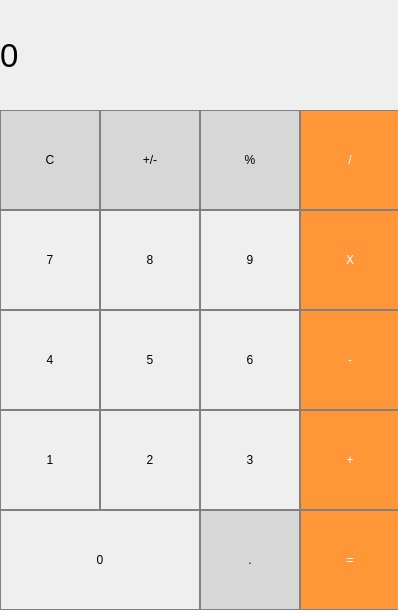
<?xml version="1.0" encoding="UTF-8"?>
<ui version="4.0">
 <class>MainWindow</class>
 <widget class="QMainWindow" name="MainWindow">
  <property name="geometry">
   <rect>
    <x>0</x>
    <y>0</y>
    <width>398</width>
    <height>610</height>
   </rect>
  </property>
  <property name="windowTitle">
   <string>Calc</string>
  </property>
  <widget class="QWidget" name="centralWidget">
   <widget class="QLabel" name="label">
    <property name="geometry">
     <rect>
      <x>0</x>
      <y>0</y>
      <width>401</width>
      <height>111</height>
     </rect>
    </property>
    <property name="font">
     <font>
      <pointsize>25</pointsize>
     </font>
    </property>
    <property name="styleSheet">
     <string notr="true">QLabel {
  qproperty-alignment: 'AlignVCenter | AlignRight';
  border: 1px solid gray;
}
background-color : white;</string>
    </property>
    <property name="text">
     <string>0</string>
    </property>
   </widget>
   <widget class="QPushButton" name="pushButton_clear">
    <property name="geometry">
     <rect>
      <x>0</x>
      <y>110</y>
      <width>100</width>
      <height>100</height>
     </rect>
    </property>
    <property name="styleSheet">
     <string notr="true">QPushButton {
  background-color: rgb(215, 215, 215);
  border: 1px solid gray;
}
QPushButton:pressed {
    background-color: qlineargradient(x1: 0, y1: 0, x2: 0, y2: 1,
                                      stop: 0 #BEBEBE, stop: 1 #D7D7D7);
}</string>
    </property>
    <property name="text">
     <string>C</string>
    </property>
   </widget>
   <widget class="QPushButton" name="pushButton_plusMinus">
    <property name="geometry">
     <rect>
      <x>100</x>
      <y>110</y>
      <width>100</width>
      <height>100</height>
     </rect>
    </property>
    <property name="styleSheet">
     <string notr="true">QPushButton {
  background-color: rgb(215, 215, 215);
  border: 1px solid gray;
}
QPushButton:pressed {
    background-color: qlineargradient(x1: 0, y1: 0, x2: 0, y2: 1,
                                      stop: 0 #BEBEBE, stop: 1 #D7D7D7);
}</string>
    </property>
    <property name="text">
     <string>+/-</string>
    </property>
   </widget>
   <widget class="QPushButton" name="pushButton_precent">
    <property name="geometry">
     <rect>
      <x>200</x>
      <y>110</y>
      <width>100</width>
      <height>100</height>
     </rect>
    </property>
    <property name="styleSheet">
     <string notr="true">QPushButton {
  background-color: rgb(215, 215, 215);
  border: 1px solid gray;
}
QPushButton:pressed {
    background-color: qlineargradient(x1: 0, y1: 0, x2: 0, y2: 1,
                                      stop: 0 #BEBEBE, stop: 1 #D7D7D7);
}
</string>
    </property>
    <property name="text">
     <string>%</string>
    </property>
   </widget>
   <widget class="QPushButton" name="pushButton_devide">
    <property name="geometry">
     <rect>
      <x>300</x>
      <y>110</y>
      <width>100</width>
      <height>100</height>
     </rect>
    </property>
    <property name="styleSheet">
     <string notr="true">QPushButton {
  background-color: rgb(255, 151, 57);
  color: white; 
  border: 1px solid gray;
}

QPushButton:pressed {
    background-color: qlineargradient(x1: 0, y1: 0, x2: 0, y2: 1,
                                      stop: 0 #FF7832, stop: 1 #FF9739);
}</string>
    </property>
    <property name="text">
     <string>/</string>
    </property>
   </widget>
   <widget class="QPushButton" name="pushButton_9">
    <property name="geometry">
     <rect>
      <x>200</x>
      <y>210</y>
      <width>100</width>
      <height>100</height>
     </rect>
    </property>
    <property name="styleSheet">
     <string notr="true">QPushButton {
   border: 1px solid gray;
}
QPushButton:pressed {
    background-color: qlineargradient(x1: 0, y1: 0, x2: 0, y2: 1,
                                      stop: 0 #dadbde, stop: 1 #f6f7fa);
}</string>
    </property>
    <property name="text">
     <string>9</string>
    </property>
   </widget>
   <widget class="QPushButton" name="pushButton_multiply">
    <property name="geometry">
     <rect>
      <x>300</x>
      <y>210</y>
      <width>100</width>
      <height>100</height>
     </rect>
    </property>
    <property name="styleSheet">
     <string notr="true">QPushButton {
  background-color: rgb(255, 151, 57);
  color: white; 
  border: 1px solid gray;
}

QPushButton:pressed {
    background-color: qlineargradient(x1: 0, y1: 0, x2: 0, y2: 1,
                                      stop: 0 #FF7832, stop: 1 #FF9739);
}
</string>
    </property>
    <property name="text">
     <string>X</string>
    </property>
   </widget>
   <widget class="QPushButton" name="pushButton_8">
    <property name="geometry">
     <rect>
      <x>100</x>
      <y>210</y>
      <width>100</width>
      <height>100</height>
     </rect>
    </property>
    <property name="styleSheet">
     <string notr="true">QPushButton {
   border: 1px solid gray;
}
QPushButton:pressed {
    background-color: qlineargradient(x1: 0, y1: 0, x2: 0, y2: 1,
                                      stop: 0 #dadbde, stop: 1 #f6f7fa);
}</string>
    </property>
    <property name="text">
     <string>8</string>
    </property>
   </widget>
   <widget class="QPushButton" name="pushButton_7">
    <property name="geometry">
     <rect>
      <x>0</x>
      <y>210</y>
      <width>100</width>
      <height>100</height>
     </rect>
    </property>
    <property name="styleSheet">
     <string notr="true">QPushButton {
   border: 1px solid gray;
}
QPushButton:pressed {
    background-color: qlineargradient(x1: 0, y1: 0, x2: 0, y2: 1,
                                      stop: 0 #dadbde, stop: 1 #f6f7fa);
}</string>
    </property>
    <property name="text">
     <string>7</string>
    </property>
   </widget>
   <widget class="QPushButton" name="pushButton_6">
    <property name="geometry">
     <rect>
      <x>200</x>
      <y>310</y>
      <width>100</width>
      <height>100</height>
     </rect>
    </property>
    <property name="styleSheet">
     <string notr="true">QPushButton {
   border: 1px solid gray;
}
QPushButton:pressed {
    background-color: qlineargradient(x1: 0, y1: 0, x2: 0, y2: 1,
                                      stop: 0 #dadbde, stop: 1 #f6f7fa);
}</string>
    </property>
    <property name="text">
     <string>6</string>
    </property>
   </widget>
   <widget class="QPushButton" name="pushButton_minus">
    <property name="geometry">
     <rect>
      <x>300</x>
      <y>310</y>
      <width>100</width>
      <height>100</height>
     </rect>
    </property>
    <property name="styleSheet">
     <string notr="true">QPushButton {
  background-color: rgb(255, 151, 57);
  color: white; 
  border: 1px solid gray;
}

QPushButton:pressed {
    background-color: qlineargradient(x1: 0, y1: 0, x2: 0, y2: 1,
                                      stop: 0 #FF7832, stop: 1 #FF9739);
}</string>
    </property>
    <property name="text">
     <string>-</string>
    </property>
   </widget>
   <widget class="QPushButton" name="pushButton_5">
    <property name="geometry">
     <rect>
      <x>100</x>
      <y>310</y>
      <width>100</width>
      <height>100</height>
     </rect>
    </property>
    <property name="styleSheet">
     <string notr="true">QPushButton {
   border: 1px solid gray;
}
QPushButton:pressed {
    background-color: qlineargradient(x1: 0, y1: 0, x2: 0, y2: 1,
                                      stop: 0 #dadbde, stop: 1 #f6f7fa);
}</string>
    </property>
    <property name="text">
     <string>5</string>
    </property>
   </widget>
   <widget class="QPushButton" name="pushButton_4">
    <property name="geometry">
     <rect>
      <x>0</x>
      <y>310</y>
      <width>100</width>
      <height>100</height>
     </rect>
    </property>
    <property name="styleSheet">
     <string notr="true">QPushButton {
   border: 1px solid gray;
}
QPushButton:pressed {
    background-color: qlineargradient(x1: 0, y1: 0, x2: 0, y2: 1,
                                      stop: 0 #dadbde, stop: 1 #f6f7fa);
}
</string>
    </property>
    <property name="text">
     <string>4</string>
    </property>
   </widget>
   <widget class="QPushButton" name="pushButton_3">
    <property name="geometry">
     <rect>
      <x>200</x>
      <y>410</y>
      <width>100</width>
      <height>100</height>
     </rect>
    </property>
    <property name="styleSheet">
     <string notr="true">QPushButton {
   border: 1px solid gray;
}
QPushButton:pressed {
    background-color: qlineargradient(x1: 0, y1: 0, x2: 0, y2: 1,
                                      stop: 0 #dadbde, stop: 1 #f6f7fa);
}</string>
    </property>
    <property name="text">
     <string>3</string>
    </property>
   </widget>
   <widget class="QPushButton" name="pushButton_plus">
    <property name="geometry">
     <rect>
      <x>300</x>
      <y>410</y>
      <width>100</width>
      <height>100</height>
     </rect>
    </property>
    <property name="styleSheet">
     <string notr="true">QPushButton {
  background-color: rgb(255, 151, 57);
  color: white; 
  border: 1px solid gray;
}

QPushButton:pressed {
    background-color: qlineargradient(x1: 0, y1: 0, x2: 0, y2: 1,
                                      stop: 0 #FF7832, stop: 1 #FF9739);
}</string>
    </property>
    <property name="text">
     <string>+</string>
    </property>
   </widget>
   <widget class="QPushButton" name="pushButton_2">
    <property name="geometry">
     <rect>
      <x>100</x>
      <y>410</y>
      <width>100</width>
      <height>100</height>
     </rect>
    </property>
    <property name="styleSheet">
     <string notr="true">QPushButton {
   border: 1px solid gray;
}
QPushButton:pressed {
    background-color: qlineargradient(x1: 0, y1: 0, x2: 0, y2: 1,
                                      stop: 0 #dadbde, stop: 1 #f6f7fa);
}</string>
    </property>
    <property name="text">
     <string>2</string>
    </property>
   </widget>
   <widget class="QPushButton" name="pushButton_1">
    <property name="geometry">
     <rect>
      <x>0</x>
      <y>410</y>
      <width>100</width>
      <height>100</height>
     </rect>
    </property>
    <property name="styleSheet">
     <string notr="true">QPushButton {
   border: 1px solid gray;
}
QPushButton:pressed {
    background-color: qlineargradient(x1: 0, y1: 0, x2: 0, y2: 1,
                                      stop: 0 #dadbde, stop: 1 #f6f7fa);
}</string>
    </property>
    <property name="text">
     <string>1</string>
    </property>
   </widget>
   <widget class="QPushButton" name="pushButton_0">
    <property name="geometry">
     <rect>
      <x>0</x>
      <y>510</y>
      <width>200</width>
      <height>100</height>
     </rect>
    </property>
    <property name="styleSheet">
     <string notr="true">QPushButton {
   border: 1px solid gray;
}
QPushButton:pressed {
    background-color: qlineargradient(x1: 0, y1: 0, x2: 0, y2: 1,
                                      stop: 0 #dadbde, stop: 1 #f6f7fa);
}</string>
    </property>
    <property name="text">
     <string>0</string>
    </property>
   </widget>
   <widget class="QPushButton" name="pushButton_decimal">
    <property name="geometry">
     <rect>
      <x>200</x>
      <y>510</y>
      <width>100</width>
      <height>100</height>
     </rect>
    </property>
    <property name="styleSheet">
     <string notr="true">QPushButton {
  background-color: rgb(215, 215, 215);
  border: 1px solid gray;
}
QPushButton:pressed {
    background-color: qlineargradient(x1: 0, y1: 0, x2: 0, y2: 1,
                                      stop: 0 #BEBEBE, stop: 1 #D7D7D7);
}</string>
    </property>
    <property name="text">
     <string>.</string>
    </property>
   </widget>
   <widget class="QPushButton" name="pushButton_equal">
    <property name="geometry">
     <rect>
      <x>300</x>
      <y>510</y>
      <width>100</width>
      <height>100</height>
     </rect>
    </property>
    <property name="styleSheet">
     <string notr="true">QPushButton {
  background-color: rgb(255, 151, 57);
  color: white; 
  border: 1px solid gray;
}

QPushButton:pressed {
    background-color: qlineargradient(x1: 0, y1: 0, x2: 0, y2: 1,
                                      stop: 0 #FF7832, stop: 1 #FF9739);
}</string>
    </property>
    <property name="text">
     <string>=</string>
    </property>
   </widget>
  </widget>
 </widget>
 <layoutdefault spacing="6" margin="11"/>
 <resources/>
 <connections/>
</ui>
